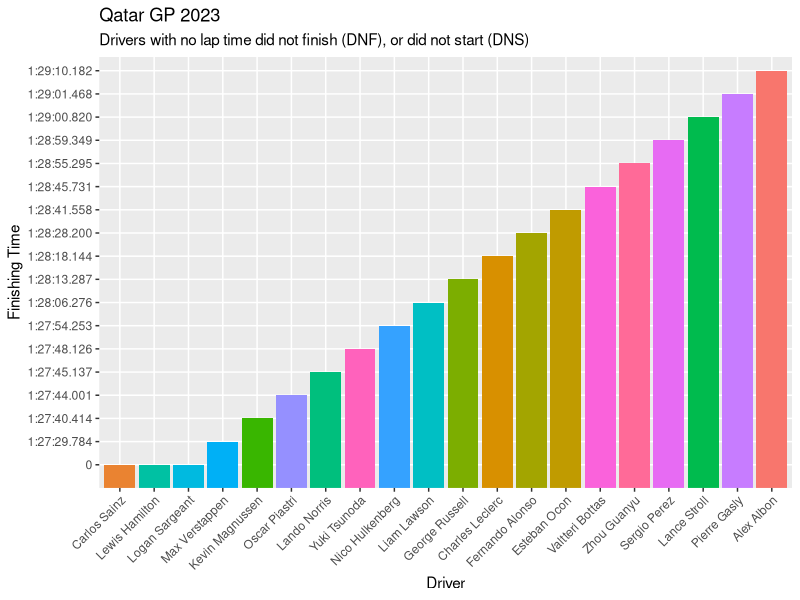

Generate this figure with R:
## ---- chunk 1
#|label: setup
#|message: false

suppressPackageStartupMessages({
  library(tidyverse)
  library(dplyr)
  library(ggplot2)
  })
## ---- chunk 2
#| label: Qatar tibble
Qatar <- tibble(
  Position = c(1, 2, 3, 4, 5, 6, 7, 8, 9, 10, 11, 12, 13, 14, 15, 16, 17, 18, 19, 20),
  Driver = c("Max Verstappen", "Oscar Piastri", "Lando Norris", "George Russell", "Charles Leclerc", "Fernando Alonso", "Esteban Ocon", "Valtteri Bottas", "Zhou Guanyu", "Sergio Perez", "Lance Stroll", "Pierre Gasly", "Alex Albon", "Kevin Magnussen", "Yuki Tsunoda", "Nico Hulkenberg", "Liam Lawson", "Logan Sargeant", "Lewis Hamilton", "Carlos Sainz"),
  Team = c("Red Bull Racing", "McLaren", "McLaren", "Mercedes", "Ferrari", "Aston Martin", "Alpine", "Alfa Romeo", "Alfa Romeo", "Red Bull Racing", "Aston Martin", "Alpine", "Williams", "Haas", "AlphaTauri", "Haas", "AlphaTauri", "Williams", "Mercedes", "Ferrari"),
  Laps = c(57, 57, 57, 57, 57, 57, 57, 57, 57, 57, 57, 57, 57, 56, 56, 56, 56, 41, 0, 0),
  Time_Retired = c("1:27:29.784", "1:27:44.001", "1:27:45.137", "1:28:13.287", "1:28:18.144", "1:28:28.200", "1:28:41.558", "1:28:45.731", "1:28:55.295", "1:28:59.349", "1:29:00.820", "1:29:01.468", "1:29:10.182", "1:27:40.414", "1:27:48.126", "1:27:54.253", "1:28:06.276", "DNF", "DNF", "DNS"),
  Gap = c(NA, "+4.833s", "+5.969s", "+34.119s", "+38.976s", "+49.032s", "+1:02.390s", "+1:06.563s", "+1:16.127s", "+1:20.181s", "+1:21.652s", "+1:22.300s", "+1:31.014s", "1 Lap", "1 Lap", "1 Lap", "1 Lap", "DNF", "DNF", "DNF"),
  Points = c(25, 18, 15, 12, 10, 8, 6, 4, 2, 1, 0, 0, 0, 0, 0, 0, 0, 0, 0, 0),
    Speed_mph = c(131.3, 131.2, 131.1, 130.4, 130.3, 130.0, 129.7, 129.6, 129.4, 129.3, 129.2, 129.2, 129.0, 128.9, 128.7, 128.5, 128.2, NA, NA, NA)
)
Qatar$Time_Retired[Qatar$Time_Retired == "DNF"] <- 0
Qatar$Time_Retired[Qatar$Time_Retired == "DNS"] <- 0
Qatar$Gap[Qatar$Gap == "0s"] <- NA
Qatar <- Qatar %>%
  arrange(Time_Retired)
## ---- chunk 3
#|label: Qatar plot
ggplot(Qatar, aes(x = fct_reorder(Driver, Time_Retired), y = Time_Retired, fill = Driver)) +
  geom_bar(stat = "identity") +
  labs(title = "Qatar GP 2023",
       subtitle = "Drivers with no lap time did not finish (DNF), or did not start (DNS)",
       x = "Driver",
       y = "Finishing Time",
       color = NA) +
  guides(fill = FALSE) +
  theme(axis.text.x = element_text(angle = 45, hjust = 1))
